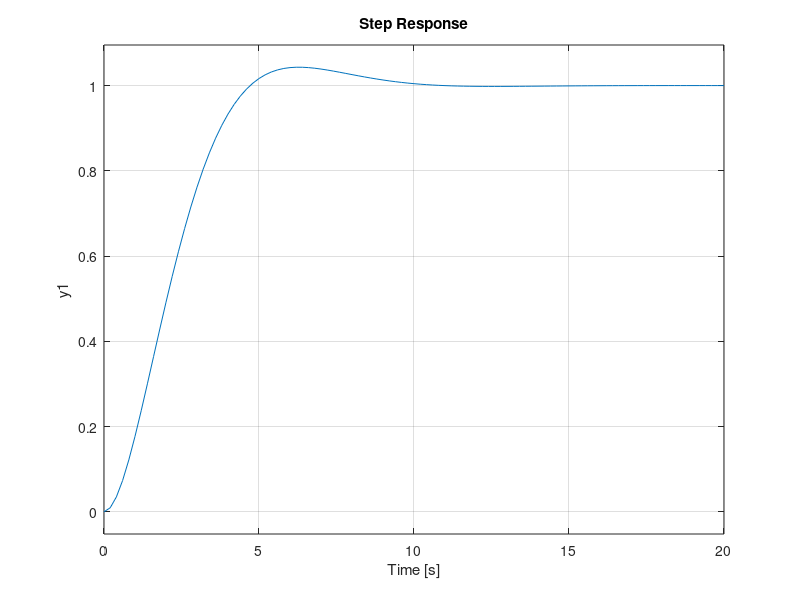

The MATLAB script that drew this image: (Note: this script raises an error after producing the figure.)
Hf = tf(2,conv(conv([1,0],[10,1]),conv([1,1],[20,1])));
T_sigma = 1;
Hd = tf(1,conv([2*T_sigma,0],[T_sigma,1]));
Hc = Hd/Hf;
zpk(Hc)
Ho = feedback(Hd,1);
wn = 1/sqrt(2)/T_sigma;
tita = 1/sqrt(2);
ts = 8*T_sigma;
cv = 1/2/T_sigma;

step(Ho);
t = 0:0.01:10;
figure, lsim(t,t,t,Ho);
figure, bode(Hd);
